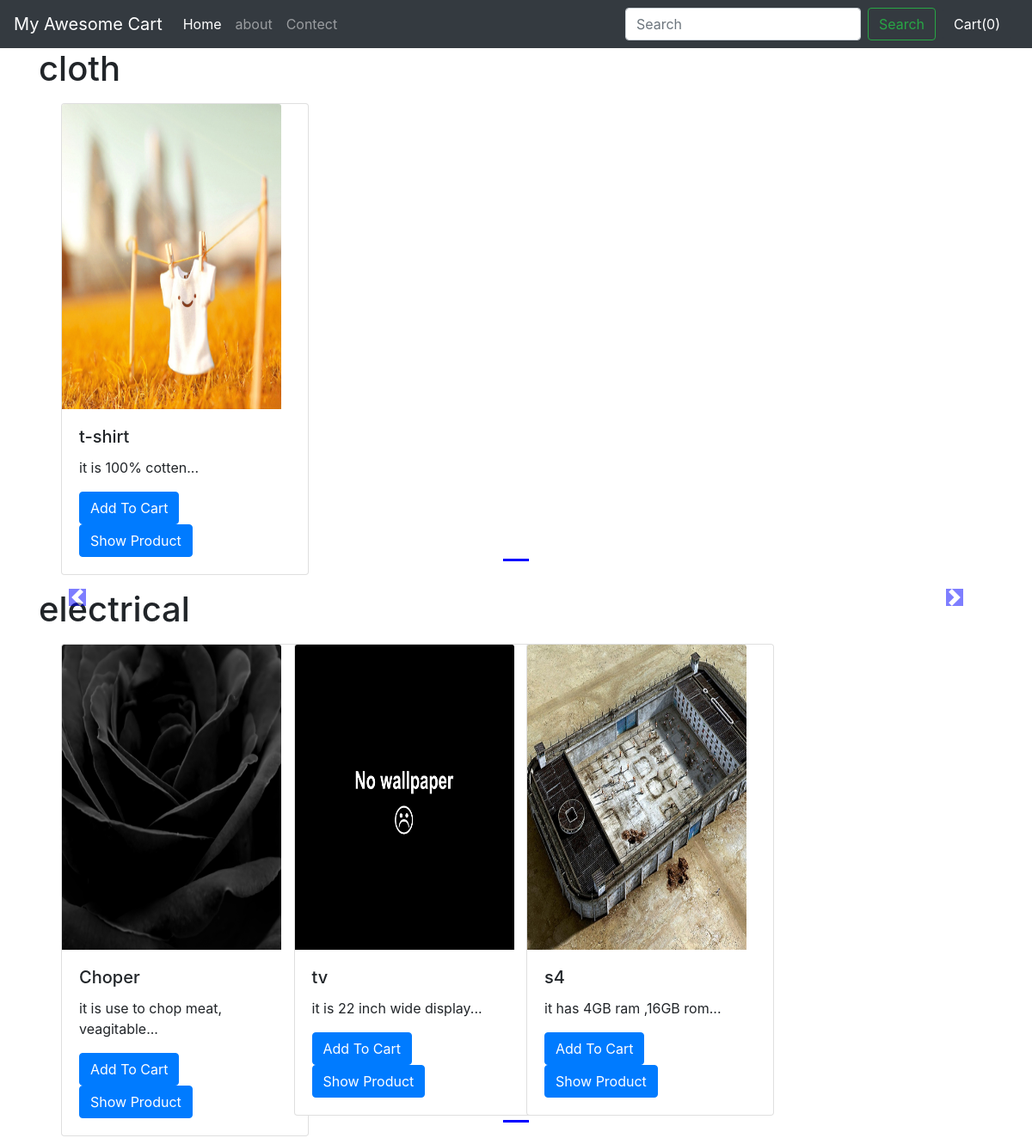
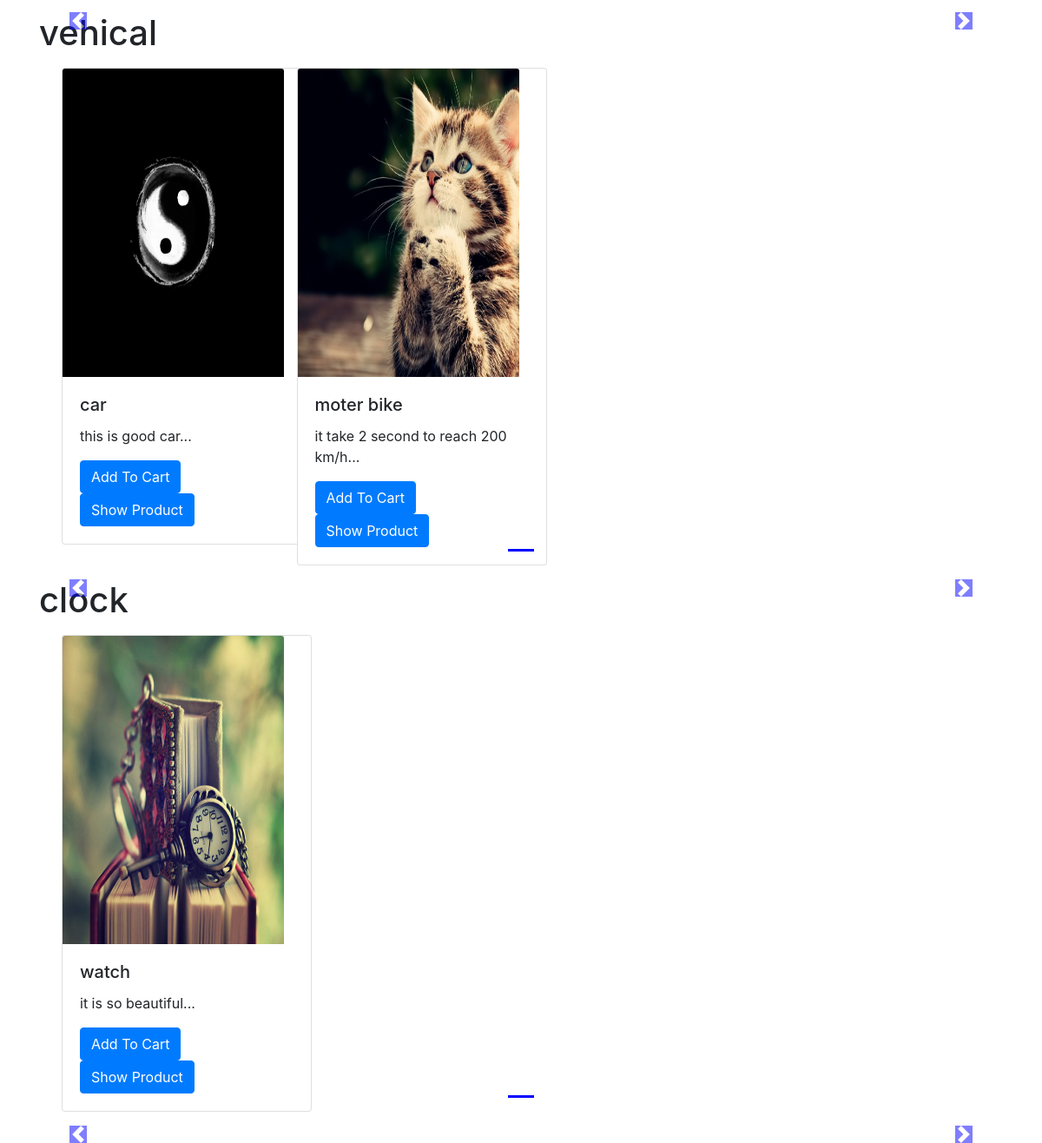
The app's page /shop/ with its own data (2 pictures, top to bottom).
### shop/models.py (models this page shows, shortened)
class Product(models.Model):
    product_id = models.AutoField
    product_name = models.CharField(max_length = 50)
    catagory = models.CharField(max_length= 30, default='')
    sub_catagory = models.CharField(max_length= 30, default='')
    product_decs = models.CharField(max_length = 300)
    pub_date = models.DateField()
    product_img = models.ImageField(upload_to='shop/image', default='')

### shop/views.py (the view)
# urls.py: path('', views.shop_home, name = 'shop_home'),
def shop_home(request):
    prod = Product.objects.values('catagory')
    allprod = []
    cats = {item['catagory'] for item in prod}
    print(type(cats))
    for cat in cats:
        products = Product.objects.filter(catagory = cat)
        nSlides = ceil(len(products)/4)
        allprod.append([products, nSlides, range(1,nSlides)])
    return render(request, 'shop/home.html', {'params' : allprod})

### shop/templates/shop/home.html (shortened to what this page needs)
{% extends 'shop/base.html' %}
{% load static %}
{% block body %}
<div class="container">
	{% for product,nSlide,range in params %}
	<h1>{{ product.0.catagory }}</h1>
	<div id="#demo{{loop.counter}}" class="carousel slide my-3" data-ride="carousel">
		<ul class="carousel-indicators">
			<li data-target="#demo{{forloop.counter}}" data-slide-to="0" class="active"></li>
		</ul>
		<div class="container carousel-inner no-padding">
			<div class="carousel-item active">
				{% for i in product%}
				<div class="col-xs-3 col-sm-3 col-md-3">
					<div class="card" style="width: 18rem;">
						<img src='/media/{{i.product_img}}' class="card-img-top" alt="...">
						<div class="card-body">
							<h5 class="card-title">{{i.product_name}}</h5>
							<p class="card-text">{{i.product_decs|slice:"0:50"}}...</p>
							<button id='pr{{i.id}}' class="btn btn-primary cart">Add To Cart</button>
							<a href="{% url 'productview' i.id %}" class="btn btn-primary" style="color:white">Show Product</a>
						</div>
					</div>
				</div>
				{% endfor %}
			</div>
		</div>
	</div>
	<a class="carousel-control-prev" href="#demo{{forloop.counter}}" data-slide="prev">
		<span class="carousel-control-prev-icon"></span>
	</a>
	<a class="carousel-control-next" href="#demo{{forloop.counter}}" data-slide="next">
		<span class="carousel-control-next-icon"></span>
	</a>
	{% endfor %}
</div>
{% endblock %}

### shop/templates/shop/base.html (shortened to what this page needs)
  {% load static %}
  <!doctype html>
  <html lang="en">
  <head>
  	<link rel="stylesheet" type="text/css" href="{% static 'shop/bootstrap.min.css' %}">
  </head>
  <body>
  	<nav class="navbar navbar-expand-lg navbar-dark bg-dark">
  		<a class="navbar-brand" href="#">My Awesome Cart</a>
  		<div class="collapse navbar-collapse" id="navbarSupportedContent">
  			<ul class="navbar-nav mr-auto">
  				<li class="nav-item active">
  					<a class="nav-link" href="#">Home <span class="sr-only">(current)</span></a>
  				</li>
  				<li class="nav-item">
  					<a class="nav-link" href="#">about</a>
  				</li>
  				<li class="nav-item">
  					<a class="nav-link" href="#" >Contect</a>
  				</li>
  			</ul>
  			<form class="form-inline my-2 my-lg-0">
  				<input class="form-control mr-sm-2" type="search" placeholder="Search" aria-label="Search">
  				<button class="btn btn-outline-success my-2 my-sm-0" type="submit">Search</button>
  			</form>
          <button class="btn btn-dark mx-2">Cart(<span id='cart'>0</span>)</button>
  		</div>
  	</nav>
  	{% block body %} {% endblock %}
    </body>
    </html>

### shop/templates/shop/home.html (style rules this page uses)
.col-md-3 { display: inline-block; margin-left:-4px; }
.carousel-indicators .active { background-color: blue; }
.col-md-3 img { width: 255px; height: 355px; }
body .carousel-indicators { bottom: 0; }
body .carousel-control-prev-icon, body .carousel-control-next-icon { background-color: blue; }
.carousel-control-prev, .carousel-control-next { top: auto; bottom: auto; }
body .no-padding { padding-left: 0, padding-right: 0; }

### records on screen
Product: catagory "cloth", product_img (picture), product_name "t-shirt", product_decs "it is 100% cotten"
Product: catagory "electrical", product_img (picture), product_name "Choper", product_decs "it is use to chop meat, veagitable"
Product: product_img (picture), product_name "tv", product_decs "it is 22 inch wide display"
Product: product_img (picture), product_name "s4", product_decs "it has 4GB ram ,16GB rom"
Product: catagory "vehical", product_img (picture), product_name "car", product_decs "this is good car"
Product: product_img (picture), product_name "moter bike", product_decs "it take 2 second to reach 200 km/h"
Product: catagory "clock", product_img (picture), product_name "watch", product_decs "it is so beautiful"
